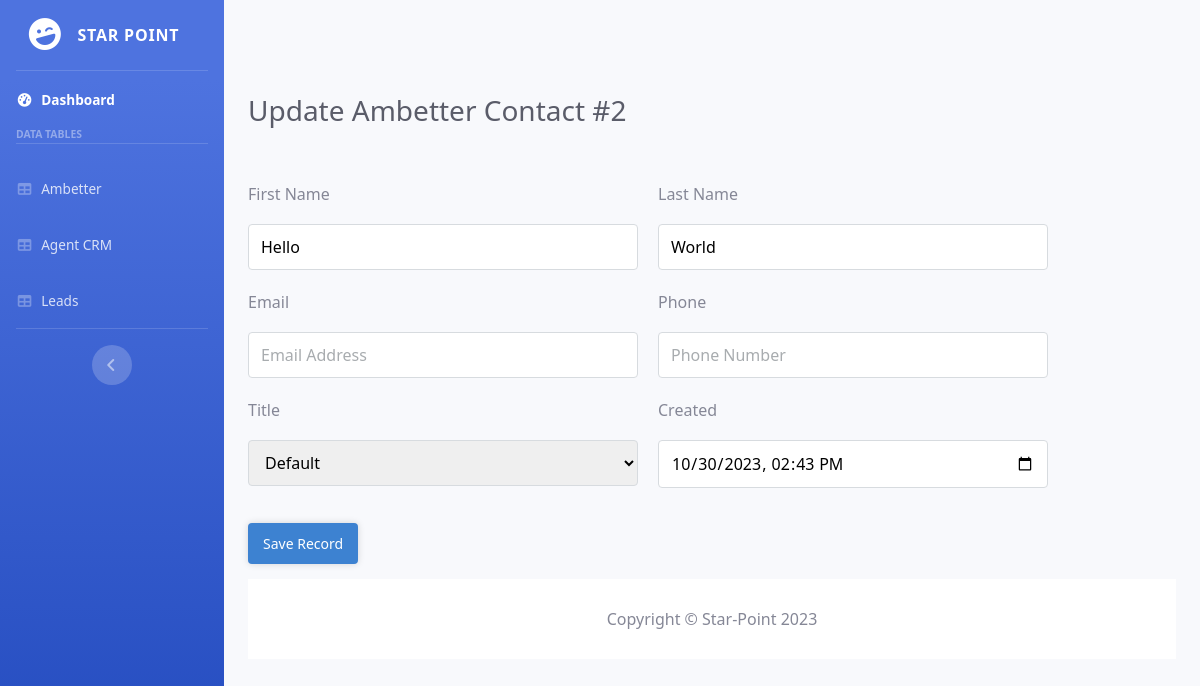
Screenshot of /view/crm/ambetter-update.php?id=2 (signed in) with the database file from the repository.
### tables this page shows
CREATE TABLE `Ambetter` (
  `id` int NOT NULL,
  `broker_name` varchar(255) DEFAULT NULL,
  `broker_npn` varchar(50) DEFAULT NULL,
  `policy_number` varchar(50) DEFAULT NULL,
  `first_name` varchar(50) DEFAULT NULL,
  `last_name` varchar(50) DEFAULT NULL,
  `broker_effective_date` date DEFAULT NULL,
  `broker_term_date` date DEFAULT NULL,
  `policy_effective_date` date DEFAULT NULL,
  `policy_term_date` date DEFAULT NULL,
  `paid_through_date` date DEFAULT NULL,
  `county` varchar(255) DEFAULT NULL,
  `state` varchar(4) DEFAULT NULL,
  `on_off_exchange` varchar(3) DEFAULT NULL,
  `exchange_subscriber_id` varchar(255) DEFAULT NULL,
  `member_phone_number` varchar(15) DEFAULT NULL,
  `member_email` varchar(255) DEFAULT NULL,
  `member_responsibility` varchar(255) DEFAULT NULL,
  `member_DOB` date DEFAULT NULL,
  `autopay` varchar(3) DEFAULT NULL,
  `eligible_for_commission` varchar(3) DEFAULT NULL,
  `number_of_members` int DEFAULT NULL,
  `payable_agent` varchar(255) DEFAULT NULL,
  `ar_policy_type` varchar(255) DEFAULT NULL,
  `created` datetime NOT NULL DEFAULT CURRENT_TIMESTAMP
);

### View/CRM/ambetter-update.php (the view, shortened to what this page needs)
<?php
include '../../php/functions.php';
$pdo = pdo_connect_mysql();
$stmt = $pdo->prepare('SELECT * FROM Ambetter WHERE id = ?');
$stmt->execute([ $_GET['id'] ]);
$contact = $stmt->fetch(PDO::FETCH_ASSOC);
?>
<?=CRM_header('Ambetter - Update')?>
<div id="content-wrapper" class="d-flex flex-column">
    <div id="content">
        <nav class="navbar navbar-expand navbar-light topbar mb-4 static-top">
        </nav>
        <div class=container-fluid>
            <div class="d-sm-flex align-items-center justify-content-between mb-4">
                <div class="wrap">
                    <h1 class="h3 mb-0 text-gray-800">Update Ambetter Contact #<?=$contact['id']?></h1>
                </div>
            </div>
            <form action="?id=<?=$contact['id']?>" method="post" class="crud-form">
                <div class="cols">
                    <div class="style-form-control">
                        <label for="first_name">First Name</label>
                        <input type="text" name="first_name" id="first_name" value="<?=$contact['first_name']?>" placeholder="John" required>
                    </div>
                    <div class="style-form-control">
                        <label for="last_name">Last Name</label>
                        <input type="text" name="last_name" id="last_name" value="<?=$contact['last_name']?>" placeholder="Doe" required>
                    </div>
                    <div class="style-form-control">
                        <label for="email">Email</label>
                        <input type="email" name="email" id="email" value="<?=$contact['email']?>" placeholder="Email Address" required>
                    </div>
                    <div class="style-form-control">
                        <label for="phone">Phone</label>
                        <input type="tel" name="phone" id="phone" value="<?=$contact['phone']?>" placeholder="Phone Number" required>
                    </div>
                    <div class="style-form-control">
                        <label for="title">Title</label>
                        <select name="title" id="title" required>
                            <option value="default"<?=$contact['title']=='Employee'?' selected':''?>>Default</option>
                        </select>
                    </div>
                    <div class="style-form-control">
                        <label for="created">Created</label>
                        <input type="datetime-local" name="created" id="created" value="<?=date('Y-m-d\TH:i', strtotime($contact['created']))?>" placeholder="Created" required>
                    </div>
                </div>
                <button type="submit" name="submit" class="btn">Save Record</button>
            </form>
            <?=CRM_footer()?>
        </div>
    </div>
</div>

### css/CRM/style.css (style rules this page uses)
* { box-sizing: border-box; font-family: system-ui, "Segoe UI", Roboto, Helvetica, Arial, sans-serif, "Apple Color Emoji", "Segoe UI Emoji", "Segoe UI Symbol"; font-size: 16px; }
body { background-color: #FFFFFF; margin: 0; }
.btn { display: inline-block; -webkit-appearance: none; -moz-appearance: none; appearance: none; border: none; text-decoration: none; background-color: #3d82d1; box-shadow: 0 0 7px 0 rgba(0, 0, 0, 0.15); font-weight: 500; border-radius: 4px; font-size: 14px; color: #FFFFFF; padding: 10px 15px; margin: 15px 0; cursor: pointer; transition: background-color 0.15s ease; }
.crud-form input[type=text], .crud-form input[type=email], .crud-form input[type=password], .crud-form input[type=number], .crud-form input[type=tel], .crud-form input[type=date], .crud-form input[type=datetime-local], .crud-form input[type=file], .crud-form select, .crud-form textarea { display: inline-block; padding: 10px 12px; margin-bottom: 15px; border: 1px solid #d7dbdf; border-radius: 4px; }
.crud-form input[type=text]::placeholder, .crud-form input[type=email]::placeholder, .crud-form input[type=password]::placeholder, .crud-form input[type=number]::placeholder, .crud-form input[type=tel]::placeholder, .crud-form input[type=date]::placeholder, .crud-form input[type=datetime-local]::placeholder, .crud-form input[type=file]::placeholder, .crud-form select::placeholder, .crud-form textarea::placeholder { color: #a8acaf; }
.crud-form .style-form-control { display: inline-flex; flex-flow: column; flex-wrap: wrap; width: calc(50% - 10px); padding-bottom: 5px; }
.crud-form .style-form-control label:nth-child(1) { display: block; padding: 0 0 10px 0; }
.crud-form .cols { display: flex; justify-content: space-between; flex-wrap: wrap; max-width: 800px; width: 100%; padding-top: 30px; }

### rows the page displays
ambetter: id "2", first_name "Hello", last_name "World", created "10/30/2023 14:43"
